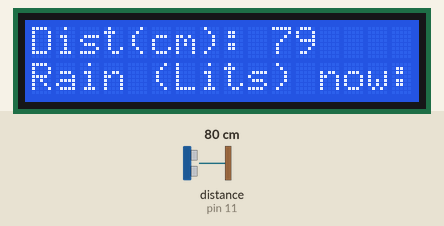
The sketch below on a simulated Arduino Uno, built with avr-gcc and run on an emulated ATmega328P. Parts: 16×2 character LCD. Wiring (inferred from the names in the program): ultrasonic range finder: trigger pin 12; echo pin 11. The test bench sets the inputs (shaded band); at power-on: distance to the obstacle (sensor on pin 11) 80 cm. The echo pulse lasts 58.3 µs per cm; what the sketch prints to the serial monitor is not drawn.

Above: at 2.2 s.
2.3 s: distance to the obstacle (sensor on pin 11) set to 299 cm
At 4.6 s:
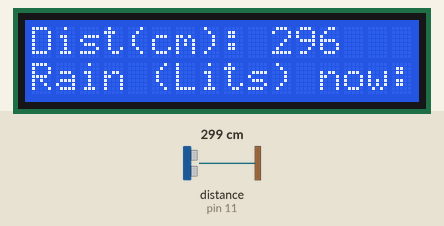
5.4 s: distance to the obstacle (sensor on pin 11) set to 2 cm
At 6.4 s:
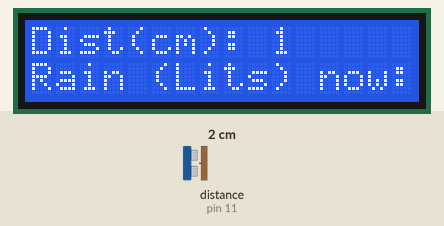
7.5 s: distance to the obstacle (sensor on pin 11) set to 120 cm
At 10.3 s:
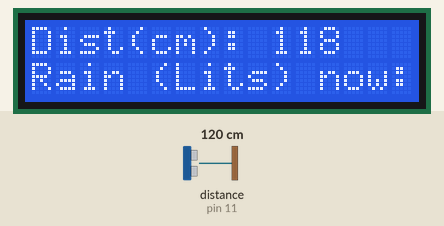
Timing chart, 0 to 11.8 s (numbered marks = the images above; inputs shaded):
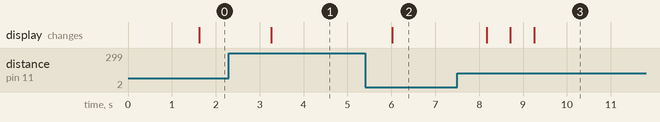

The sketch:

Code002.ino
```cpp
/*this code explains the functionality of calculating rainfall in terrace
 * Refer to the formula used here
 * rainrecievedlits = ((lengthofroof * breadthofroof * runoffcoeff) * (distancefromsensortofloor - dist) * 0.01);
 * Uses LCD I2c and Distance sensor
 */

#include <LiquidCrystal_PCF8574.h>

#define trigPin 12
#define echoPin 11


float lengthofroof = 22.2; //in centimeters
float breadthofroof = 20.5; //in centimeters
float runoffcoeff = 0.8;
float distancefromsensortofloor = 30.0; // in centimeters
int rainrecievedlits;
int timetaken, dist;

LiquidCrystal_PCF8574 lcd(0x27);

void setup() {
  Serial.begin (9600);
  pinMode(trigPin, OUTPUT);
  pinMode(echoPin, INPUT);
  lcd.begin(16, 2); // initialize the lcd
  lcd.setBacklight(255);
  lcd.home();
  lcd.clear();
  lcd.print("Hello LCD");
  delay(1000);

}

void loop() {

  digitalWrite(trigPin, HIGH);
  delayMicroseconds(1000);
  digitalWrite(trigPin, LOW);
  timetaken = pulseIn(echoPin, HIGH);
  dist = (timetaken / 2) * 0.034049 ;
  Serial.println("Distance in CM: ");
  Serial.println(dist);
  delay(500);

  rainrecievedlits = ((lengthofroof * breadthofroof * runoffcoeff) * (distancefromsensortofloor - dist) * 0.01);
  Serial.println(rainrecievedlits);

  lcd.clear();
  lcd.setCursor(0, 0);
  lcd.print("Dist(cm): ");
  lcd.print(dist);
  lcd.setCursor(0, 1);
  lcd.print("Rain (Lits) now: ");
  lcd.print(rainrecievedlits);

}
```

Measured:
- after the input at 2.3 s, the display: changes after 0.96 s (image 1)
- after the input at 5.4 s, the display: changes after 0.62 s (image 2)
- after the input at 7.5 s, the display: changes after 0.67 s (image 3)
